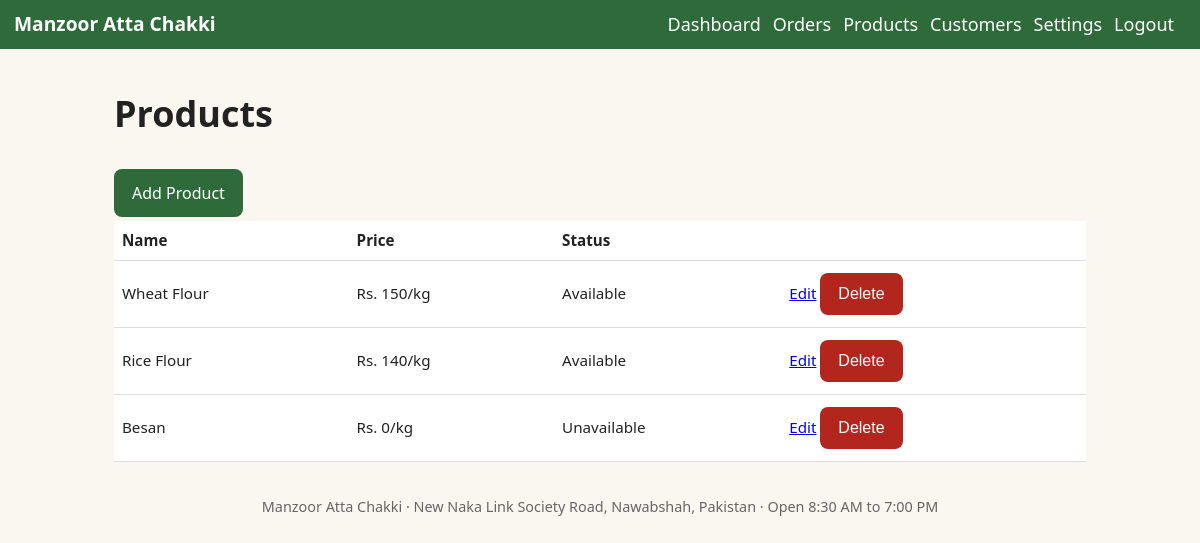
Page /admin/products (signed in) on the committed database.
### tables this page shows
CREATE TABLE settings(key TEXT PRIMARY KEY, value TEXT);

CREATE TABLE products(id INTEGER PRIMARY KEY, name TEXT, description TEXT DEFAULT '',
  price INTEGER, unit TEXT DEFAULT 'kg', available INTEGER DEFAULT 1, image TEXT);

### app.py (the view)
@app.route('/admin/products')
@admin_required
def admin_products():
    return render_template('admin_products.html', rows=q('SELECT * FROM products ORDER BY id'))

### app.py (called while the page is built)
def db():
    if 'db' not in g:
        g.db = sqlite3.connect(DB)
        g.db.row_factory = sqlite3.Row
        g.db.execute('PRAGMA foreign_keys=ON')
    return g.db

def q(sql, a=(), one=False):
    c = db().execute(sql, a)
    return c.fetchone() if one else c.fetchall()

def S():
    return {r['key']: r['value'] for r in q('SELECT * FROM settings')}

def csrf_token():
    if '_csrf' not in session:
        session['_csrf'] = secrets.token_hex(16)
    return session['_csrf']

@app.context_processor
def ctx():
    return dict(s=S(), csrf=csrf_token, STATUSES=STATUSES)

@app.before_request
def csrf_check():
    if request.method == 'POST' and request.form.get('csrf', '') != session.get('_csrf', 'x'):
        abort(400)

def admin_required(f):
    @wraps(f)
    def w(*a, **k):
        if not session.get('admin'):
            return redirect(url_for('login'))
        return f(*a, **k)
    return w

### templates/admin_products.html
{% extends 'base.html' %}{% block c %}<h1>Products</h1><a class="btn" href="/admin/products/new">Add Product</a>
<div class="wrap"><table><tr><th>Name</th><th>Price</th><th>Status</th><th></th></tr>{% for p in rows %}<tr><td>{{ p.name }}</td><td>Rs. {{ p.price }}/{{ p.unit }}</td><td>{{ 'Available' if p.available else 'Unavailable' }}</td>
<td><a href="/admin/products/{{ p.id }}">Edit</a> <form class="inline" method="post" action="/admin/products/{{ p.id }}/delete" onsubmit="return confirm('Delete product?')"><input type="hidden" name="csrf" value="{{ csrf() }}"><button class="red">Delete</button></form></td></tr>{% endfor %}</table></div>{% endblock %}

### templates/base.html (shortened to what this page needs)
<!doctype html><html lang="en"><head><meta charset="utf-8"><meta name="viewport" content="width=device-width,initial-scale=1">
<title>{% block t %}{{ s.business_name }}{% endblock %}</title><link rel="stylesheet" href="{{ url_for('static', filename='style.css') }}"></head><body>
<header><a class="brand" href="/">{% if s.logo %}<img src="/uploads/{{ s.logo }}" alt="">{% endif %}{{ s.business_name }}</a>
<nav>{% if request.path.startswith('/admin') and session.admin %}
<a href="/admin">Dashboard</a><a href="/admin/orders">Orders</a><a href="/admin/products">Products</a><a href="/admin/customers">Customers</a><a href="/admin/settings">Settings</a><a href="/admin/logout">Logout</a>
{% else %}<a href="/">Home</a><a href="/about">About</a><a href="/products">Products</a><a href="/order">Order Online</a><a href="/delivery">Delivery</a><a href="/feedback">Feedback</a><a href="/contact">Contact</a>{% endif %}</nav></header>
<main>{% block c %}{% endblock %}</main>
<footer>{{ s.business_name }} · {{ s.address }} · Open {{ s.hours }}</footer></body></html>

### static/style.css (style rules this page uses)
:root { --g:#2f6b3a;--bg:#faf7f0;--tx:#222;--ln:#ddd }
* { box-sizing:border-box }
body { margin:0;font:18px/1.5 system-ui,sans-serif;background:var(--bg);color:var(--tx) }
header { background:var(--g);color:#fff;padding:10px 14px;display:flex;flex-wrap:wrap;gap:8px;align-items:center;justify-content:space-between }
header a { color:#fff;text-decoration:none;margin-right:12px }
.brand { font-weight:700;font-size:1.2rem;display:flex;align-items:center;gap:8px }
main { max-width:1000px;margin:auto;padding:14px }
footer { text-align:center;padding:20px;color:#666;font-size:.9rem }
.btn,button { display:inline-block;background:var(--g);color:#fff;border:0;border-radius:8px;padding:12px 18px;font-size:1rem;text-decoration:none;cursor:pointer;margin:4px 4px 4px 0 }
.btn.red,button.red { background:#b3261e }
table { width:100%;border-collapse:collapse;background:#fff }
td,th { padding:8px;border-bottom:1px solid var(--ln);text-align:left;font-size:.95rem }
.wrap { overflow-x:auto }
.inline { display:inline }

### rows in the picture
settings: business_name "Manzoor Atta Chakki"
products: name "Wheat Flour", price "150", unit "kg", available "Available"
products: name "Rice Flour", price "140", unit "kg", available "Available"
products: name "Besan", price "0", unit "kg", available "Unavailable"
settings: address "New Naka Link Society Road, Nawabshah, Pakistan"
settings: hours "8:30 AM to 7:00 PM"
